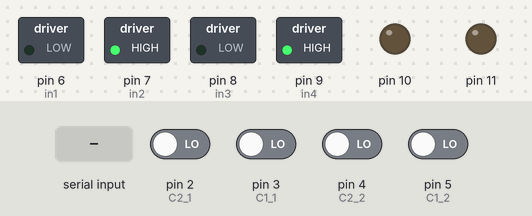
Simulated run of this sketch. Board: Arduino Uno, built with avr-gcc and run on an emulated ATmega328P. On the bench: switched loads named in the sketch (green lamp = pin HIGH), output pins drawn as LEDs (lit = HIGH). Inputs (shaded band) come from the test bench; at power-on: pin 2 (C2_1), pin 3 (C1_1), pin 4 (C2_2), pin 5 (C1_2) LOW. What the sketch prints to the serial monitor is not drawn.

Above: at 1.2 s.
1.3 s: "90,45\n" received over Serial
At 2.3 s:
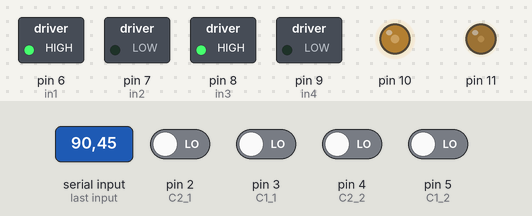
2.9 s: "30,150\n" received over Serial
At 3.3 s:
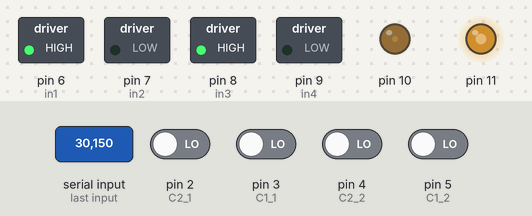
4.4 s: "4\n" received over Serial
At 5.5 s:
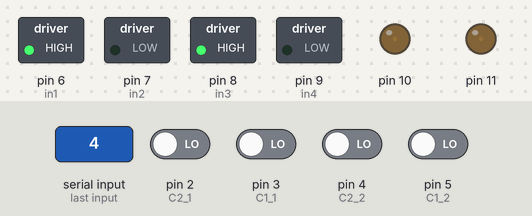
5.9 s: "90\n" received over Serial
At 6.5 s:
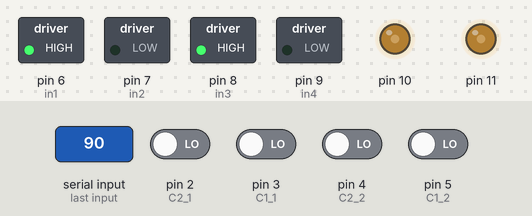
7.5 s: "200\n" received over Serial
At 8.7 s:
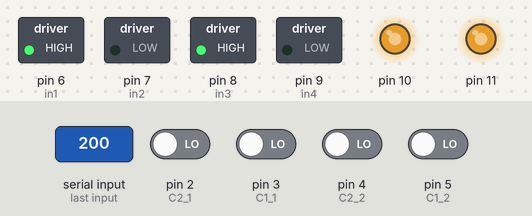
9.0 s: byte 10 ('\n') received over Serial
At 9.7 s:
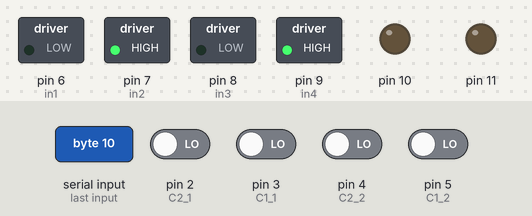
Timing chart, 0 to 12.0 s (numbered marks = the images above; inputs shaded):
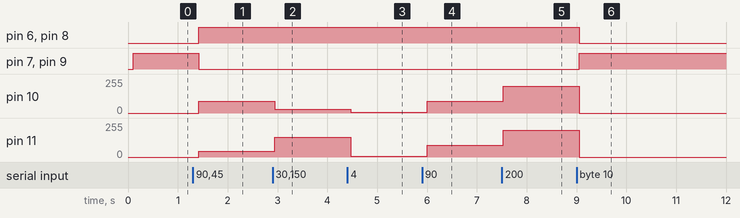

The sketch:

Prueba_Robot_Control_PWM.ino
```cpp
//Link Informacion Encoder : http://bit.ly/2Qm6aKW

#include "PinChangeInterrupt.h"

///////////////////// COMUNICACION SERIAL ////////////////
String inputString = "";         // String para contener datos entrantes
bool stringComplete = false;
const char separator = ',';
const int dataLength = 2;
float data[dataLength];

//////////////////////MOTOR DERECHO///////////////////////////////

const byte    C1_1 = 3;                  // Entrada de la señal A del encoder.  (Ojo invertir canales)
const byte    C2_1 = 2;                  // Entrada de la señal B del encoder.
const byte    in1  = 6;
const byte    in2  = 7;
const byte    enA = 10;

volatile long contador_1 = 0;
volatile byte ant_1      = 0;
volatile byte act_1      = 0;


//////////////////////MOTOR IZQUIERDO///////////////////////////////

const byte    C1_2 = 5;                  // Entrada de la señal A del encoder.
const byte    C2_2 = 4;                  // Entrada de la señal B del encoder.
const byte    in3 = 8;
const byte    in4 = 9;
const byte    enB = 11;

volatile long contador_2 = 0;
volatile byte ant_2      = 0;
volatile byte act_2      = 0;

/////////////////////////// CONTROLADOR PID //////////////////
unsigned long lastTime = 0,   sampleTime = 0;

double        u    = 0.0, w   = 0.0;
double        lastU   = 0.0, lastW = 0.0;


double        cvR    = 0.0, cvL        = 0.0;
byte          pwm2  = 0  , pwm1      = 0;
double        uR = 0.0,    uL = 0.0;  //  Velocidad Lineal motores

//////// VARIABLES PARA CALCULAR VELOCIDADES ANGULARES /////////
double w1Ref = 0;//Varible a la que le asignamos desde el monitor serial.
double wR = 0; // Varible que guardara  los calculos velocidad angular motor derecho
double w2Ref = 0;
double wL = 0;

unsigned int ppr = 1890; // Número de muescas que tiene el disco del encoder.
const double alfa = 0.7;
double constValue = 3.3243; // (1000*2*pi)/R ---> R = 1980 Resolucion encoder cuadruple
//const double valueConst1 = 0.10631, wheelDistance = 0.195;


void setup()
{
  Serial.begin(9600);

  pinMode(C1_1, INPUT);
  pinMode(C2_1, INPUT);
  pinMode(C1_2, INPUT);
  pinMode(C2_2, INPUT);

  pinMode(in1, OUTPUT);
  pinMode(in2, OUTPUT);
  pinMode(in3, OUTPUT);
  pinMode(in4, OUTPUT);

  digitalWrite(in1, false);
  digitalWrite(in2, false);
  digitalWrite(in3, false);
  digitalWrite(in4, false);


  attachInterrupt(digitalPinToInterrupt(C1_1), encoder_1, CHANGE);
  attachInterrupt(digitalPinToInterrupt(C2_1), encoder_1, CHANGE);

  attachPinChangeInterrupt(digitalPinToPinChangeInterrupt(C1_2), encoder_2, CHANGE);
  attachPinChangeInterrupt(digitalPinToPinChangeInterrupt(C2_2), encoder_2, CHANGE);


  sampleTime = 100;                      // Se le asigna el tiempo de muestreo en milisegundos.


}

void loop() {
  if (stringComplete)
   {
    for (int i = 0; i < dataLength ; i++)
    {
      int index = inputString.indexOf(separator);
      data[i] = inputString.substring(0, index).toFloat();
      inputString = inputString.substring(index + 1);
     }

     w1Ref = data[0];
     w2Ref = data[1];

    inputString = "";
    stringComplete = false;
  }
  Compute();

}


////////////////////////////////////////////////////////////////////////////////////////////////////////////////////////////////
// Cálculo velocidades.
void Compute(void)
{
  if (millis() - lastTime >= sampleTime){

      noInterrupts(); // Desconectamos la interrupción para que no actué en esta parte del programa.
      wL = constValue*contador_1/(millis()-lastTime);
      wR = constValue*contador_2/(millis()-lastTime);
      lastTime = millis();
      contador_1 = 0;
      contador_2 = 0;
      interrupts(); // Reiniciamos la interrupción

     // u  = alfa*((uR+uL)/2.0)+(1.0-alfa)*lastU;
     // w  = alfa*((uR-uL)/wheelDistance)+(1.0-alfa)*lastW;

    cvR = w1Ref;
    cvL = w2Ref;

//Movimiento de motores Horaria y antihorario
  if (cvR > 0) mov_horario(in2,in1,enA,cvR); else mov_anti_horario(in2,in1,enA,abs(cvR));
 if (cvL > 0) mov_anti_horario(in3,in4,enB,cvL); else mov_horario(in3,in4,enB,abs(cvL));
  }
    Serial.print(wL,3); Serial.print("   "); Serial.println(wR,3);
}


void serialEvent() {
  while (Serial.available()) {
    // get the new byte:
    char inChar = (char)Serial.read();
    // add it to the inputString:
    inputString += inChar;
    // if the incoming character is a newline, set a flag so the main loop can
    // do something about it:
    if (inChar == '\n') {
      stringComplete = true;
    }
  }
}


/////////////////////////////////////////////////////////////////////////////////////////////////////////////////////////////////////

// Encoder x4. Cuando se produzca cualquier cambio en el encoder esta parte hará que incremente o decremente el contador.
void encoder_1(void)
{
    ant_1=act_1;                            // Guardamos el valor 'act' en 'ant' para convertirlo en pasado.
    act_1=PIND & 12;                      // Guardamos en 'act' el valor que hay en ese instante en el encoder y hacemos un
                                        // enmascaramiento para aislar los dos únicos bits que utilizamos para esta finalidad.
    if(ant_1==4  && act_1==12) contador_1++;  // Incrementa el contador si el encoder se mueve hacia delante.
    if(ant_1==0  && act_1==4)  contador_1++;
    if(ant_1==8  && act_1==0)  contador_1++;
    if(ant_1==12 && act_1==8)  contador_1++;


    if(ant_1==12 && act_1==4)  contador_1--;  // Decrementa el contador si el encoder se mueve hacia atrás.
    if(ant_1==4  && act_1==0)  contador_1--;
    if(ant_1==0  && act_1==8)  contador_1--;
    if(ant_1==8  && act_1==12) contador_1--;
}


// Encoder x4. Cuando se produzca cualquier cambio en el encoder esta parte hará que incremente o decremente el contador.
void encoder_2(void)
{
    ant_2=act_2;                        // Guardamos el valor 'act' en 'ant' para convertirlo en pasado.
    act_2=PIND & 48;                    // Guardamos en 'act' el valor que hay en ese instante en el encoder y hacemos un
                                        // enmascaramiento para aislar los dos únicos bits que utilizamos para esta finalidad.

    if(ant_2==16 && act_2==48)  contador_2++;  // Decrementa el contador si el encoder se mueve hacia atrás.
    if(ant_2==0  && act_2==16)  contador_2++;
    if(ant_2==32 && act_2==0)   contador_2++;
    if(ant_2==48 && act_2==32)  contador_2++;

    if(ant_2==48 && act_2==16)  contador_2--;  // Incrementa el contador si el encoder se mueve hacia delante.
    if(ant_2==16 && act_2==0)   contador_2--;
    if(ant_2==0  && act_2==32)  contador_2--;
    if(ant_2==32 && act_2==48)  contador_2--;
 }

 void mov_horario(int pin1, int pin2,int analogPin, int pwm)
{
  digitalWrite(pin1, LOW);
  digitalWrite(pin2, HIGH);
  analogWrite(analogPin,pwm);
}

void mov_anti_horario(int pin1, int pin2,int analogPin, int pwm)
{
  digitalWrite(pin1, HIGH);
  digitalWrite(pin2, LOW);
  analogWrite(analogPin,pwm);
}
```

Measured:
- after the input at 1.3 s, pin 6 (in1), pin 8 (in3): LOW → HIGH after 0.12 s; pin 7 (in2), pin 9 (in4): HIGH → LOW after 0.12 s; pin 10: 0/255 → 90/255 after 0.12 s; pin 11: 0/255 → 45/255 after 0.12 s
- after the input at 2.9 s, pin 10: 90/255 → 30/255 at once; pin 11: 45/255 → 150/255 at once
- after the input at 4.4 s, pin 10: 30/255 → 4/255 after 0.07 s; pin 11: 150/255 → 4/255 after 0.07 s
- after the input at 5.9 s, pin 10, pin 11: 4/255 → 90/255 after 0.10 s
- after the input at 7.5 s, pin 10, pin 11: 90/255 → 200/255 at once
- after the input at 9.0 s, pin 6 (in1), pin 8 (in3): HIGH → LOW after 0.06 s; pin 7 (in2), pin 9 (in4): LOW → HIGH after 0.06 s; pin 10, pin 11: 200/255 → 0/255 after 0.06 s
